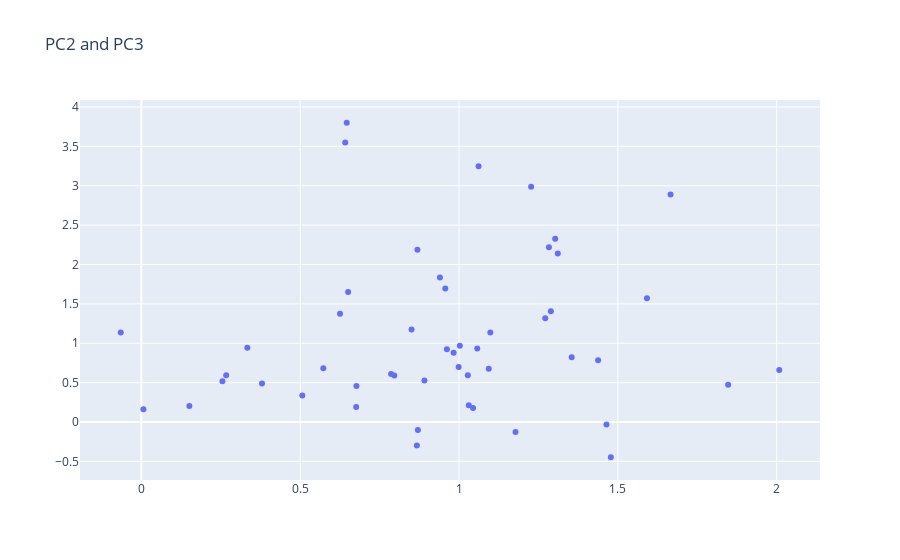

The cell this chart's notebook holds for it:
### Code cell
fig2 = go.Figure(data=go.Scatter(x=tocluster2[1],
                                y=tocluster2[2],
                                mode='markers',
                                text=tocluster2['text'])) # hover text goes here

fig2.update_layout(title='PC2 and PC3')
fig2.show()

### Figure 1 — Plotly figure (JSON) as saved in the notebook; plotly's stock layout.template omitted (floating-point values rounded to 4 significant figures)
{"data": [{"mode": "markers", "text": ["Beautiful Disaster - Jon McLaughlin - acoustic, comedy, country, guitar, jazz, ", "Paintin' The Town (Album Version) - Phil Keaggy - 80s, acoustic, alternative, alternative rock, ambient, ", "Breathing - Lifehouse - 90s, acoustic, alternative, alternative rock, classic, ", "Who We Are - Lifehouse - 90s, acoustic, alternative, alternative rock, classic, ", "Invisible - Clay Aiken - 00s, 80s, 90s, adult contemporary, america, ", "Walking Away - Lifehouse - 90s, acoustic, alternative, alternative rock, classic, ", "Undone - Lifehouse - 90s, acoustic, alternative, alternative rock, classic, ", "Easier To Be - Lifehouse - 90s, acoustic, alternative, alternative rock, classic, ", "Cling And Clatter - Lifehouse - 90s, acoustic, alternative, alternative rock, classic, ", "Everything - Lifehouse - 90s, acoustic, alternative, alternative rock, classic, ", "We'll Never Know - Lifehouse - 90s, acoustic, alternative, alternative rock, classic, ", "Only One - Lifehouse - 90s, acoustic, alternative, alternative rock, classic, ", "Make Me Over - Lifehouse - 90s, acoustic, alternative, alternative rock, classic, ", "Storm - Lifehouse - 90s, acoustic, alternative, alternative rock, classic, ", "Things I'll Never Say - Avril Lavigne - alternative, canada, canadian, female, female vocalist, ", "The Nation - Freeway - alternative, american, bass music, classic, classic rock, ", "The End Has Only Begun - Lifehouse - 90s, acoustic, alternative, alternative rock, classic, ", "Into The Sun - Lifehouse - 90s, acoustic, alternative, alternative rock, classic, ", "Wordplay (Album Version) - Jason Mraz - acoustic, acoustic guitar, alternative rock, country, folk, ", "The Beginning - Lifehouse - 90s, acoustic, alternative, alternative rock, classic, ", "Disarray - Lifehouse - 90s, acoustic, alternative, alternative rock, classic, ", "Take Me Away - Lifehouse - 90s, acoustic, alternative, alternative rock, classic, ", "Anchor - Lifehouse - 90s, acoustic, alternative, alternative rock, classic, ", "Wash - Lifehouse - 90s, acoustic, alternative, alternative rock, classic, ", "Am I Ever Gonna Find Out - Lifehouse - 90s, acoustic, alternative, alternative rock, classic, ", "Somewhere In Between - Lifehouse - 90s, acoustic, alternative, alternative rock, classic, ", "Could It Be Any Harder - The Calling - 00s, 80s, 90s, acoustic, alternative, ", "Learn You Inside Out - Lifehouse - 90s, acoustic, alternative, alternative rock, classic, ", "What If? - Godsmack - acoustic, alternative, alternative metal, country, guitar, ", "Simon - Lifehouse - 90s, acoustic, alternative, alternative rock, classic, ", "Trying - Lifehouse - 90s, acoustic, alternative, alternative rock, classic, ", "Come Back Down - Lifehouse - 90s, acoustic, alternative, alternative rock, classic, ", "It's So Hard - Anouk - 00s, 90s, acoustic, alternative, alternative country, ", "Quasimodo - Lifehouse - 90s, acoustic, alternative, alternative rock, classic, ", "Someone Else's Song - Lifehouse - 90s, acoustic, alternative, alternative rock, classic, ", "My Precious - Lifehouse - 90s, acoustic, alternative, alternative rock, classic, ", "Maybe I - Five for Fighting - acoustic, adult alternative, alternative, classic, guitar, ", "Empty Space - Lifehouse - 90s, acoustic, alternative, alternative rock, classic, ", "How Long - Lifehouse - 90s, acoustic, alternative, alternative rock, classic, ", "Just Another Name - Lifehouse - 90s, acoustic, alternative, alternative rock, classic, ", "Bed Of Lies (LP Version) - matchbox twenty - 90s, acoustic, adult alternative, alternative, alternative rock, ", "Tropilove - DJ Bitman - chile, chilean, electro-funk, electronic, electronic music, ", "Bridges - Lifehouse - 90s, acoustic, alternative, alternative rock, classic, ", "So Quiet_ They're Loud (Album) - Ha Ha Tonka - alternative, alternative country, americana, bloodshot records, daytrotter, ", "Today - Lifehouse - 90s, acoustic, alternative, alternative rock, classic, ", "Sky Is Falling - Lifehouse - 90s, acoustic, alternative, alternative rock, classic, ", "Mesmerized - Lifehouse - 90s, acoustic, alternative, alternative rock, classic, ", "Sky Is Falling - Lifehouse - 90s, acoustic, alternative, alternative rock, classic, ", "The Kitchen (Explicit) - Little Jackie - 00s, acoustic, alternative, alternative pop, alternative rock, ", "Something To Say - Harem Scarem - 80s rock, alternative rock, aor, black metal, canadian, "], "type": "scatter", "x": [0.6418, 0.7862, 0.9399, 0.7963, 2.008, 1.438, 0.6254, 1.003, 0.3798, 1.061, 0.8505, 0.9618, 0.9567, 1.303, 1.666, 1.227, 1.094, 1.355, 0.6465, 0.2553, 1.098, 1.289, 1.178, 0.267, 0.1511, 0.869, 1.847, 1.057, 1.283, 1.271, 0.8705, -0.06491, 1.592, 1.464, 0.6771, 0.006479, 0.9988, 0.5067, 1.044, 0.8912, 0.6509, 0.5727, 1.031, 1.311, 0.9829, 0.3336, 0.6762, 1.028, 1.478, 0.8673], "y": [3.548, 0.6107, 1.834, 0.5898, 0.6602, 0.7851, 1.373, 0.9683, 0.4896, 3.247, 1.175, 0.9233, 1.695, 2.327, 2.889, 2.986, 0.6756, 0.822, 3.8, 0.5192, 1.137, 1.408, -0.1271, 0.5945, 0.2023, 2.187, 0.4718, 0.932, 2.22, 1.316, -0.09992, 1.136, 1.57, -0.03048, 0.4569, 0.1637, 0.6974, 0.3353, 0.1796, 0.5281, 1.652, 0.6821, 0.2138, 2.139, 0.878, 0.9416, 0.1918, 0.5944, -0.4472, -0.2986]}], "layout": {"title": {"text": "PC2 and PC3"}}}
